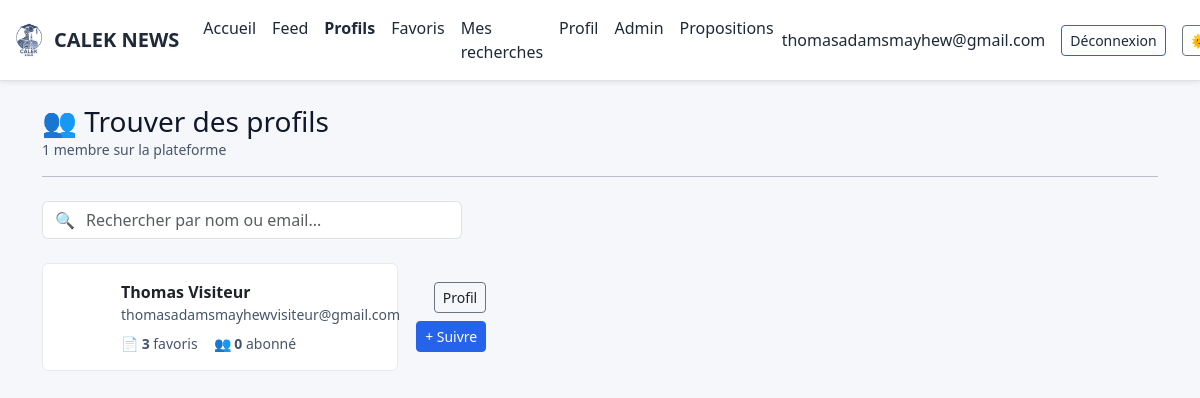
Screenshot of /users (signed in) with the database file from the repository.
### app.py (models this page shows, shortened)
class User(UserMixin, db.Model):
    id = db.Column(db.Integer, primary_key=True)
    email = db.Column(db.String(120), unique=True, nullable=False)
    name = db.Column(db.String(120))
    password_hash = db.Column(db.String(255), nullable=False)
    role = db.Column(db.String(20), default="user")
    created_at = db.Column(db.DateTime, default=datetime.utcnow)

### app.py (the view)
@app.route('/users')
@login_required
def users_list():
    followed_ids = {f.followed_id for f in Follow.query.filter_by(follower_id=current_user.id).all()}
    users = User.query.filter(User.id != current_user.id).order_by(User.name.asc()).all()
    stats = {}
    for u in users:
        pub_favs = Favorite.query.filter_by(user_id=u.id, is_public=True).count()
        followers = Follow.query.filter_by(followed_id=u.id).count()
        stats[u.id] = {"pub_favs": pub_favs, "followers": followers}
    return render_template('users_list.html',
                           users=users,
                           stats=stats,
                           followed_ids=followed_ids)

### app.py (called while the page is built)
@login_manager.user_loader
def load_user(proposer_id):
    return User.query.get(int(proposer_id))

@app.context_processor
def inject_helpers():
    return {
        "reliability_score": reliability_score
    }

### templates/users_list.html (shortened to what this page needs)
{% extends "layout.html" %}
{% block content %}
<div class="d-flex align-items-center justify-content-between mb-1 flex-wrap gap-2">
  <div>
    <h3 class="mb-0">👥 Trouver des profils</h3>
    <p class="text-muted small mb-0">{{ users|length }} membre{{ 's' if users|length > 1 else '' }} sur la plateforme</p>
  </div>
</div>
<hr class="mb-4">
<div class="mb-4" style="max-width: 420px;">
  <div class="input-group">
    <span class="input-group-text bg-white border-end-0">🔍</span>
    <input type="text" id="search-input" class="form-control border-start-0 ps-0"
           placeholder="Rechercher par nom ou email..."
           oninput="filterUsers(this.value)">
  </div>
</div>
<div class="row gy-3" id="users-grid">
  {% for u in users %}
  {% set s = stats[u.id] %}
  <div class="col-md-6 col-lg-4 user-card-col"
       data-name="{{ (u.name or '')|lower }}"
       data-email="{{ u.email|lower }}">
    <div class="card p-3 h-100 d-flex flex-row align-items-center gap-3">
      <div class="avatar-circle-lg flex-shrink-0">
      </div>
      <div class="flex-grow-1 min-w-0">
        <div class="fw-semibold text-truncate">{{ u.name or u.email.split('@')[0] }}</div>
        <div class="text-muted small text-truncate mb-2">{{ u.email }}</div>
        <div class="d-flex gap-3 small text-muted">
          <span>📄 <strong>{{ s.pub_favs }}</strong> favori{{ 's' if s.pub_favs > 1 else '' }}</span>
          <span>👥 <strong>{{ s.followers }}</strong> abonn{{ 'és' if s.followers > 1 else 'é' }}</span>
        </div>
      </div>
      <div class="flex-shrink-0 d-flex flex-column gap-2 align-items-end">
        <a href="{{ url_for('user_profile', user_id=u.id) }}"
           class="btn btn-sm btn-outline-secondary">Profil</a>
        {% if u.id in followed_ids %}
          <button class="btn btn-sm btn-success unfollow-btn"
                  data-user-id="{{ u.id }}"
                  onclick="unfollowUser({{ u.id }}, this)">
            ✓ Abonné·e
          </button>
        {% else %}
          <button class="btn btn-sm btn-primary follow-btn"
                  data-user-id="{{ u.id }}"
                  onclick="followUser({{ u.id }}, this)">
            + Suivre
          </button>
        {% endif %}
      </div>
    </div>
  </div>
  {% endfor %}
</div>
{% endblock %}

### templates/layout.html (shortened to what this page needs)
<!doctype html>
<html lang="fr" data-bs-theme="light">
<head>
  <link href="https://cdn.jsdelivr.net/npm/bootstrap@5.3.3/dist/css/bootstrap.min.css" rel="stylesheet">
  <link href="{{ url_for('static', filename='css/theme.css') }}" rel="stylesheet">
</head>
<body>
<nav class="navbar navbar-expand-lg sticky-top shadow-sm bg-body border-bottom">
  <div class="container-fluid">
    <a class="navbar-brand fw-bold d-flex align-items-center gap-2" href="{{ url_for('index') }}">
      <img src="{{ url_for('static', filename='img/calek-logo.png') }}" alt="CALEK" class="logo-img" style="height:34px;width:auto;object-fit:contain">
      <span>CALEK NEWS</span>
    </a>
    <div class="collapse navbar-collapse" id="navbarNav">
      <ul class="navbar-nav me-auto mb-2 mb-lg-0">
        <li class="nav-item"><a class="nav-link{% if request.endpoint == 'index' %} active{% endif %}" href="{{ url_for('index') }}">Accueil</a></li>
        {% if current_user.is_authenticated %}
          <li class="nav-item"><a class="nav-link{% if request.endpoint == 'feed' %} active{% endif %}" href="{{ url_for('feed') }}">Feed</a></li>
          <li class="nav-item"><a class="nav-link{% if request.endpoint == 'users_list' %} active{% endif %}" href="{{ url_for('users_list') }}">Profils</a></li>
          <li class="nav-item"><a class="nav-link{% if request.endpoint == 'favorites' %} active{% endif %}" href="{{ url_for('favorites') }}">Favoris</a></li>
          <li class="nav-item">
            <a class="nav-link{% if request.endpoint == 'my_drafts' %} active{% endif %}" href="{{ url_for('my_drafts') }}">Mes recherches</a>
          </li>
          <li class="nav-item"><a class="nav-link{% if request.endpoint == 'me' %} active{% endif %}" href="{{ url_for('me') }}">Profil</a></li>
          {% if current_user.role == 'admin' %}
            <li class="nav-item"><a class="nav-link{% if request.endpoint and request.endpoint.startswith('admin_') %} active{% endif %}" href="{{ url_for('admin_dashboard') }}">Admin</a></li>
          {% endif %}
          {% if current_user.is_authenticated and current_user.role == 'admin' %}
            <li class="nav-item"><a class="nav-link" href="{{ url_for('admin_proposals') }}">Propositions</a></li>
          {% endif %}
        {% endif %}
      </ul>
      <div class="d-flex align-items-center gap-3">
        {% if current_user.is_authenticated %}
          <span class="user-email text-nowrap">{{ current_user.email }}</span>
          <a href="{{ url_for('logout') }}" class="btn btn-sm btn-outline-primary">Déconnexion</a>
        {% else %}
          <a href="{{ url_for('login') }}" class="btn btn-sm btn-outline-primary">Connexion</a>
          <a href="{{ url_for('signup') }}" class="btn btn-sm btn-primary">Inscription</a>
        {% endif %}
        <button id="theme-toggle" class="btn btn-sm btn-outline-secondary" title="Basculer le thème" aria-label="Basculer le thème">🌞</button>
      </div>
    </div>
  </div>
</nav>
<main class="container py-4">
  {% block content %}{% endblock %}
</main>
</body>
</html>

### static/css/theme.css (style rules this page uses)
:root { --bg: #fbf6f6; --panel: #ffffff; --panel-2: #f9fafc; --text: #0f172a; --muted: #475569; --primary: #2563eb; --accent: #f59e0b; --border: #e5e7eb; --shadow: 0 10px 24px rgba(16,24,40,.08); --nav-bg: #ffffff; --nav-border: #e5e7eb; }
html[data-bs-theme="light"] body { background: linear-gradient(180deg, #f7f9ff 0%, var(--bg) 60%); color: var(--text); }
html[data-bs-theme="light"] .navbar { background: var(--nav-bg); border-bottom: 1px solid var(--nav-border); box-shadow: 0 6px 16px rgba(16,24,40,.05); }
html[data-bs-theme="light"] .navbar .nav-link { color:#1f2937; }
html[data-bs-theme="light"] .navbar .nav-link.active { color:#111827; font-weight:600; }
html[data-bs-theme="light"] .btn-primary { background: var(--primary); border-color: var(--primary); }
html[data-bs-theme="light"] .btn-outline-primary { border-color: var(--primary); color: #1e293b; }
.navbar .nav-link.active { font-weight:600; }
html[data-bs-theme="light"] .card a { color: #0f172a; }
html[data-bs-theme="light"] .card a.btn, html[data-bs-theme="light"] .card a.btn:hover { color: inherit; }
html[data-bs-theme="light"] .text-muted { color: var(--muted) !important; }
html[data-bs-theme="light"] .navbar-brand, html[data-bs-theme="light"] .nav-link, html[data-bs-theme="light"] .user-email { color: #1f2937 !important; }
.navbar-brand .logo-img { height: 45px; width: auto; object-fit: contain; transition: transform 0.2s ease; }
.navbar-brand span { text-shadow: 0 1px 2px rgba(0,0,0,0.05); }
:root { --bg-body: #0f1115; --bg-card: #171a21; --text-main: #e8eaed; --text-muted: #9aa0a6; --border-soft: #2a2f3a; }
:root[data-bs-theme="light"] { --bg-body: #f5f7fb; --bg-card: #ffffff; --text-main: #1f2328; --text-muted: #56606b; --border-soft: #e6e9ef; }
html, body { background: var(--bg-body) !important; background-image: none !important; color: var(--text-main); }
body .container, body .container-fluid { background: none !important; }
.side-card, .article-card, .card { background: var(--bg-card) !important; color: var(--text-main) !important; border: 1px solid var(--border-soft) !important; }
.text-muted, .card .text-muted { color: var(--text-muted) !important; }
body * { background-image: none !important; }
.navbar, .navbar .container, .navbar .container-fluid { background: var(--bg-card) !important; background-image: none !important; }

### templates/users_list.html (style rules this page uses)
.avatar-circle-lg { width: 46px; height: 46px; border-radius: 50%; background: linear-gradient(135deg, #6366f1, #8b5cf6); color: #fff; font-weight: 700; font-size: 1.1rem; display: flex; align-items: center; justify-content: center; }

### rows the page displays
User: email "thomasadamsmayhew@gmail.com"
User: name "Thomas Visiteur", email "thomasadamsmayhewvisiteur@gmail.com", pub_favs "3", pub_favs "s", followers "0", followers "é"

### other values shown
{{ users|length }} "1"
